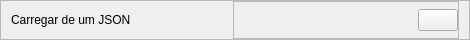
      <widget class="QFrame" name="frame_carregar_json">
       <property name="geometry">
        <rect>
         <x>0</x>
         <y>0</y>
         <width>470</width>
         <height>40</height>
        </rect>
       </property>
       <property name="sizePolicy">
        <sizepolicy hsizetype="Maximum" vsizetype="Preferred">
         <horstretch>0</horstretch>
         <verstretch>0</verstretch>
        </sizepolicy>
       </property>
       <property name="minimumSize">
        <size>
         <width>160</width>
         <height>40</height>
        </size>
       </property>
       <property name="maximumSize">
        <size>
         <width>500000</width>
         <height>500</height>
        </size>
       </property>
       <property name="frameShape">
        <enum>QFrame::StyledPanel</enum>
       </property>
       <property name="frameShadow">
        <enum>QFrame::Raised</enum>
       </property>
       <layout class="QHBoxLayout" name="horizontalLayout_8">
        <property name="spacing">
         <number>4</number>
        </property>
        <property name="leftMargin">
         <number>10</number>
        </property>
        <property name="topMargin">
         <number>0</number>
        </property>
        <property name="rightMargin">
         <number>10</number>
        </property>
        <property name="bottomMargin">
         <number>0</number>
        </property>
        <item>
         <widget class="QLabel" name="__label_carregar_json">
          <property name="minimumSize">
           <size>
            <width>190</width>
            <height>0</height>
           </size>
          </property>
          <property name="styleSheet">
           <string notr="true">font: 75 12pt &quot;Arial&quot;;</string>
          </property>
          <property name="text">
           <string>Carregar de um JSON</string>
          </property>
         </widget>
        </item>
        <item>
         <widget class="QFrame" name="botao_menu_8">
          <property name="sizePolicy">
           <sizepolicy hsizetype="Maximum" vsizetype="Preferred">
            <horstretch>0</horstretch>
            <verstretch>0</verstretch>
           </sizepolicy>
          </property>
          <property name="minimumSize">
           <size>
            <width>190</width>
            <height>0</height>
           </size>
          </property>
          <property name="maximumSize">
           <size>
            <width>230</width>
            <height>500</height>
           </size>
          </property>
          <property name="frameShape">
           <enum>QFrame::StyledPanel</enum>
          </property>
          <property name="frameShadow">
           <enum>QFrame::Raised</enum>
          </property>
          <layout class="QHBoxLayout" name="horizontalLayout_9">
           <property name="spacing">
            <number>4</number>
           </property>
           <property name="leftMargin">
            <number>0</number>
           </property>
           <property name="topMargin">
            <number>0</number>
           </property>
           <property name="rightMargin">
            <number>0</number>
           </property>
           <property name="bottomMargin">
            <number>0</number>
           </property>
           <item alignment="Qt::AlignLeft">
            <widget class="QLabel" name="label_novo_nome_do_json_adicionado">
             <property name="minimumSize">
              <size>
               <width>180</width>
               <height>50</height>
              </size>
             </property>
             <property name="maximumSize">
              <size>
               <width>15</width>
               <height>50</height>
              </size>
             </property>
             <property name="styleSheet">
              <string notr="true">font: 75 12pt &quot;Arial&quot;;</string>
             </property>
             <property name="text">
              <string/>
             </property>
            </widget>
           </item>
           <item alignment="Qt::AlignRight">
            <widget class="QPushButton" name="botao_novo_adicionar_json">
             <property name="text">
              <string/>
             </property>
             <property name="icon">
              <iconset resource="resources.qrc">
               <normaloff>:/icons/svg/ic_add_48px.svg</normaloff>:/icons/svg/ic_add_48px.svg</iconset>
             </property>
             <property name="iconSize">
              <size>
               <width>32</width>
               <height>32</height>
              </size>
             </property>
            </widget>
           </item>
          </layout>
         </widget>
        </item>
       </layout>
      </widget>
